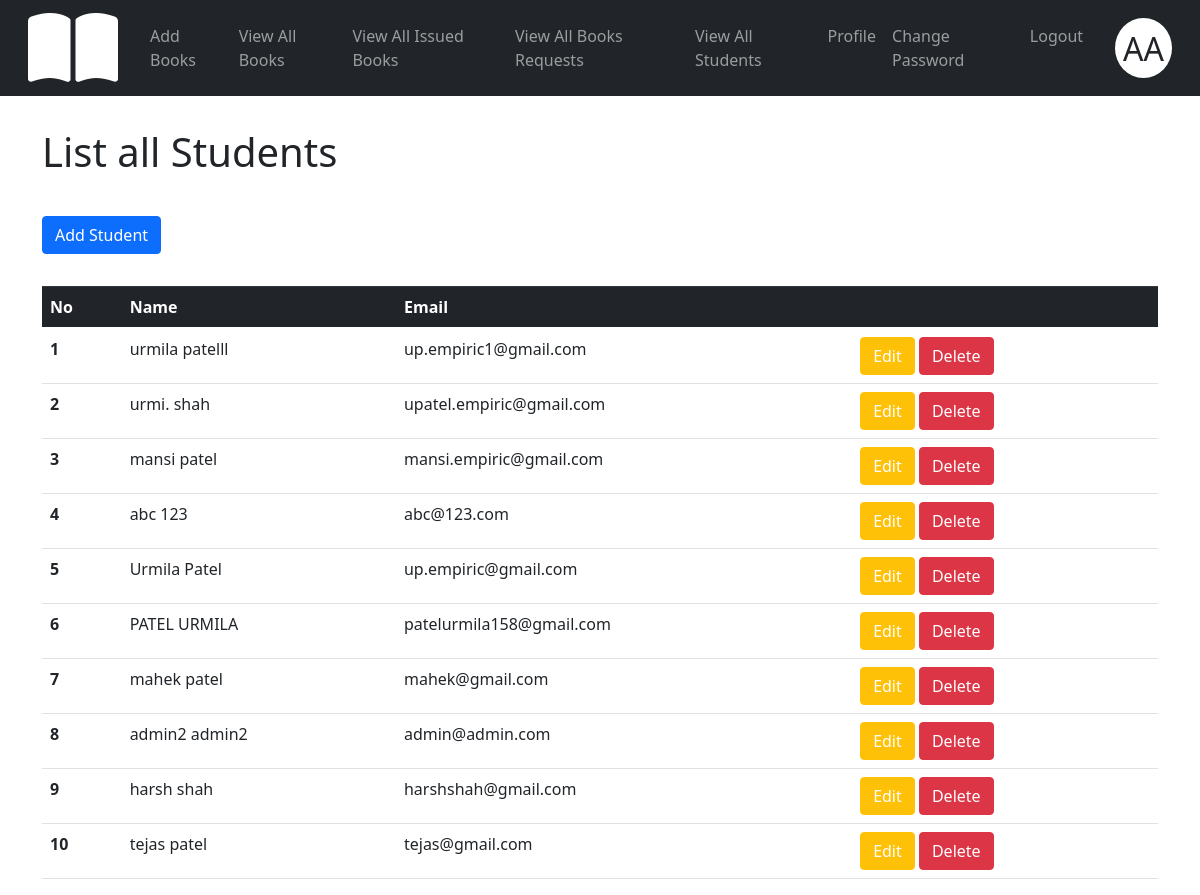
The page /students/ (signed in) on the database its author committed.
### BookManagementApp/models.py (models this page shows, shortened)
class User(AbstractUser):
    email = models.EmailField(('email address'), unique=True)
    USERNAME_FIELD = 'email'
    REQUIRED_FIELDS = []

### BookManagementApp/views.py (the view)
# urls.py: path('students/',Students,name="viewallstudents"),
@login_required
def Students(request):
    if request.user.is_superuser:
        student = User.objects.filter(is_superuser = False,is_active = True)
        return render(request,"list_of_students.html",{"students":student})
    return redirect('login')

### templates/list_of_students.html
{% extends 'adminnavbar.html' %}
{% load static %}
{% block body %}
  <div class="container">
    <h1 style="padding-top: 2rem" >List all Students</h1>
    <a id="{{i.id}}" class="btn btn-primary" href="{% url 'addnewstudent' %}" role="button" style="margin-top: 2rem; margin-bottom: 2rem;">Add Student</a>
    <table class="table">
        <thead class="thead-dark">
          <tr>
            <th scope="col">No</th>
            <th scope="col">Name</th>
            <th scope="col">Email</th>
            <th></th>
          </tr>
        </thead>
        <tbody>
            {% for i in students %}
            <tr>
                <th scope="row">{{forloop.counter }}</th>
                <td><span>{{i.first_name}}  {{i.last_name}}</span><input id="student" hidden/></td>
                <td><span>{{i.email}}</span><input id="book_name" hidden/></td>
                <td>
                  <a id="{{i.id}}" class="btn btn-warning text-white" href="{% url 'editstudents' i.id %}" role="button">Edit</a>
                  <a id="{{i.id}}" class="btn btn-danger" href="{% url 'deletestudent' i.id %}" role="button">Delete</a>
                </td>
            </tr>
            {%endfor%}
        </tbody>
      </table>
  </div>
{% endblock %}

### templates/adminnavbar.html (shortened to what this page needs)
{% load static %}
<!doctype html>
<html lang="en">
  <head>
      <link rel="stylesheet" href="https://cdnjs.cloudflare.com/ajax/libs/font-awesome/6.4.0/css/all.min.css" />
      <link rel="stylesheet" href="https://cdn.jsdelivr.net/npm/bootstrap@4.0.0/dist/css/bootstrap.min.css">
      <link href="https://cdn.jsdelivr.net/npm/bootstrap@5.0.2/dist/css/bootstrap.min.css" rel="stylesheet">
  </head>
  <body>
      <nav class="navbar navbar-expand-md bg-dark navbar-dark">
        <div class="container-fluid">
          <i class="fa-solid fa-book-open fa-5x px-8" style="color:white"></i>
          <div class="collapse navbar-collapse" id="collapsibleNavbar">
            <div class="navbar-nav px-4">
              <a class="nav-link" aria-current="page" href="/addbook/">Add Books</a>
              <a class="nav-link" aria-current="page" href="/listbooks/">View All Books</a>
              <a class="nav-link" href="/viewissuedbooks/">View All Issued Books</a>
              <a class="nav-link" href="/viewallrequests/">View All Books Requests</a>
              <a class="nav-link" href="/students">View All Students</a>
              <a class="nav-link" href="/profile/">Profile</a>
              <a class="nav-link" href="/changepassword/">Change Password</a>
              <a type="button" class="nav-link" data-bs-toggle="modal" data-bs-target="#exampleModal1">Logout</a>
            </div>
          </div>
          <div class="test rounded-circle">
            <div class="m-2 pt-1 h2">
              {{request.user.first_name.0|capfirst}}{{request.user.last_name.0|capfirst}}
            </div>
          </div>
        </div>
      </nav>
      {% block body %}
      {% endblock %}
  </body>
</html>

### templates/adminnavbar.html (style rules this page uses)
.test { width: 60px; height: 60px; background-color: white; }

### rows shown on the page
User: user.first_name.0 "A", user.last_name.0 "A"
User: first_name "urmila", last_name "patelll", email "up.empiric1@gmail.com"
User: first_name "urmi.", last_name "shah", email "upatel.empiric@gmail.com"
User: first_name "mansi", last_name "patel", email "mansi.empiric@gmail.com"
User: first_name "abc", last_name "123", email "abc@123.com"
User: first_name "Urmila", last_name "Patel", email "up.empiric@gmail.com"
User: first_name "PATEL", last_name "URMILA", email "patelurmila158@gmail.com"
User: first_name "mahek", last_name "patel", email "mahek@gmail.com"
User: first_name "admin2", last_name "admin2", email "admin@admin.com"
User: first_name "harsh", last_name "shah", email "harshshah@gmail.com"
User: first_name "tejas", last_name "patel", email "tejas@gmail.com"
